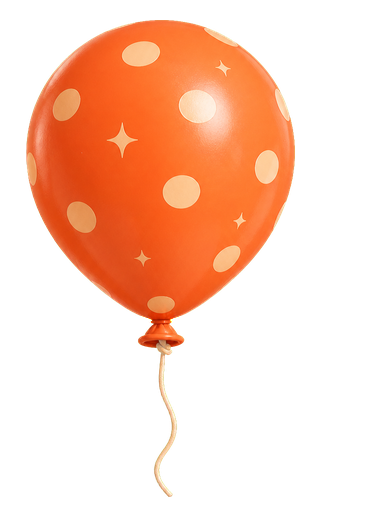
#> input picture assets/images/balloon-canonical.png, 384 x 512 px
$ python generate_balloon_frames.py
#> lines starting #> are read from the running program, lines starting #| are printed output that depends on the picture; after the words box and inside, x2 and y2 are one past the last pixel; in counts of white or black regions, pixels touching at a corner belong together; pictures that were not available may be replaced by others from this repository, and a replacement may not be noted
"""Generate registered balloon inflation frames from one canonical image."""

from pathlib import Path

import numpy as np
from PIL import Image


ROOT = Path(__file__).resolve().parents[1]
SOURCE = ROOT / "assets/images/balloon-canonical.png"
DEFLATED_SOURCE = ROOT / "assets/images/balloon-inflation-sprite.png"
OUTPUT_DIR = ROOT / "assets/images"

CANVAS_WIDTH = 384
CANVAS_HEIGHT = 512
CENTER_X = 160.0
BODY_TOP = 20.0
KNOT_Y = 323.0
STATIC_START_Y = 316
DEFLATED_OFFSET_X = -60

# Breath one is intentionally restrained. Later steps add progressively more air.
AIR_LEVELS = (0.0, 0.08, 0.17, 0.28, 0.41, 0.55, 0.70, 0.85, 1.0)
CANONICAL_BLEND = (0.0, 0.0, 0.12, 0.32, 0.58, 0.82, 1.0, 1.0, 1.0)


def bilinear_sample(source: np.ndarray, x_map: np.ndarray, y_map: np.ndarray) -> np.ndarray:
    height, width = source.shape[:2]
    valid = (x_map >= 0) & (x_map <= width - 1) & (y_map >= 0) & (y_map <= height - 1)

    x0 = np.floor(np.clip(x_map, 0, width - 1)).astype(np.int32)
    y0 = np.floor(np.clip(y_map, 0, height - 1)).astype(np.int32)
    x1 = np.minimum(x0 + 1, width - 1)
    y1 = np.minimum(y0 + 1, height - 1)

    dx = (x_map - x0)[..., None]
    dy = (y_map - y0)[..., None]
    top = source[y0, x0] * (1.0 - dx) + source[y0, x1] * dx
    bottom = source[y1, x0] * (1.0 - dx) + source[y1, x1] * dx
    sampled = top * (1.0 - dy) + bottom * dy
    sampled[~valid] = 0
    return sampled


def row_spans(alpha: np.ndarray) -> tuple[np.ndarray, np.ndarray]:
    left = np.full(alpha.shape[0], np.nan, dtype=np.float32)
    right = np.full(alpha.shape[0], np.nan, dtype=np.float32)
    for y in range(alpha.shape[0]):
        columns = np.flatnonzero(alpha[y] > 20)
        if columns.size:
            left[y] = columns[0]
            right[y] = columns[-1]
    return left, right


def warp_deflated_body(deflated: np.ndarray, target: np.ndarray) -> np.ndarray:
    source_alpha = deflated[..., 3].copy()
    target_alpha = target[..., 3].copy()
    source_alpha[STATIC_START_Y:] = 0
    target_alpha[STATIC_START_Y:] = 0

    source_left, source_right = row_spans(source_alpha)
    target_left, target_right = row_spans(target_alpha)
    source_rows = np.flatnonzero(~np.isnan(source_left))
    target_rows = np.flatnonzero(~np.isnan(target_left))
    if not source_rows.size or not target_rows.size:
        raise ValueError("Balloon body is missing from a source frame")

    source_top, source_bottom = int(source_rows[0]), int(source_rows[-1])
    target_top, target_bottom = int(target_rows[0]), int(target_rows[-1])
    x_map = np.full((CANVAS_HEIGHT, CANVAS_WIDTH), -1.0, dtype=np.float32)
    y_map = np.full((CANVAS_HEIGHT, CANVAS_WIDTH), -1.0, dtype=np.float32)

    for target_y in range(target_top, target_bottom + 1):
        vertical = (target_y - target_top) / max(target_bottom - target_top, 1)
        source_y = source_top + vertical * (source_bottom - source_top)
        source_row = int(round(source_y))
        if np.isnan(source_left[source_row]) or np.isnan(target_left[target_y]):
            continue

        target_width = max(target_right[target_y] - target_left[target_y], 1.0)
        source_width = source_right[source_row] - source_left[source_row]
        x_map[target_y] = source_left[source_row] + (
            (np.arange(CANVAS_WIDTH, dtype=np.float32) - target_left[target_y]) / target_width
        ) * source_width
        y_map[target_y] = source_y

    warped = bilinear_sample(deflated, x_map, y_map)
    warped[..., 3] = target_alpha
    warped[target_alpha == 0] = 0
    return warped


def use_deflated_static(body: np.ndarray, deflated: np.ndarray) -> np.ndarray:
    frame = body.copy()
    frame[STATIC_START_Y:] = deflated[STATIC_START_Y:]
    return frame


def surface_blend(deflated: np.ndarray, canonical: np.ndarray, amount: float) -> np.ndarray:
    frame = deflated * (1.0 - amount) + canonical * amount
    frame[..., 3] = canonical[..., 3]
    return frame


def generate_frame(source: np.ndarray, air_level: float) -> np.ndarray:
    if air_level == 1.0:
        return source.astype(np.uint8).copy()

    progress = air_level ** 0.85
    height_scale = 0.86 + 0.14 * progress
    base_width_scale = 0.56 + 0.44 * progress

    y_grid, x_grid = np.mgrid[0:CANVAS_HEIGHT, 0:CANVAS_WIDTH].astype(np.float32)
    source_y = KNOT_Y - (KNOT_Y - y_grid) / height_scale
    vertical = np.clip((KNOT_Y - source_y) / (KNOT_Y - BODY_TOP), 0.0, 1.0)

    # Fixed-phase compression creates folds that relax as air enters. The centerline
    # and knot never move, so every frame remains registered to the same balloon.
    fold_amount = (1.0 - progress) * 0.105
    row_scale = base_width_scale * (
        1.0
        + fold_amount * np.sin(vertical * np.pi * 3.2 + 0.35)
        + fold_amount * 0.45 * np.sin(vertical * np.pi * 7.0 + 1.1)
    )
    source_x = CENTER_X + (x_grid - CENTER_X) / row_scale

    frame = bilinear_sample(source, source_x, source_y)
    body_region = (y_grid < KNOT_Y) & (source_y >= BODY_TOP)
    frame[~body_region] = 0

    # The nozzle, knot, and string are copied from the canonical image unchanged.
    # A short overlap hides the body/nozzle seam without shifting the anchor.
    static = source.copy()
    static[:STATIC_START_Y] = 0
    static_alpha = static[..., 3:4] / 255.0
    frame = static + frame * (1.0 - static_alpha)
    return np.clip(frame, 0, 255).astype(np.uint8)


def main() -> None:
    source_image = Image.open(SOURCE).convert("RGBA")
#> source_image is the input picture: PIL image 384x512 RGBA; mean R, G, B, A 79.5, 38.9, 19.4, 80.9
    if source_image.size != (CANVAS_WIDTH, CANVAS_HEIGHT):
        raise ValueError(f"Expected {CANVAS_WIDTH}x{CANVAS_HEIGHT}, got {source_image.size}")

    deflated_sheet = Image.open(DEFLATED_SOURCE).convert("RGBA")
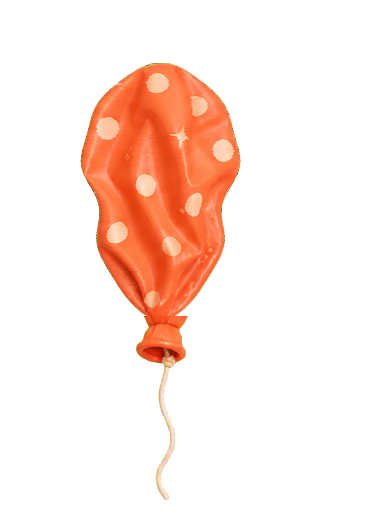
#> input picture assets/images/balloon-stage-1.png, 384 x 512 px, given in place of balloon-inflation-sprite.png, which was not available
#> deflated_sheet is the input picture: PIL image 384x512 RGBA; mean R, G, B, A 40.2, 19.7, 11.7, 41.5
    deflated = deflated_sheet.crop((0, 0, CANVAS_WIDTH, CANVAS_HEIGHT))
    registered_deflated = Image.new("RGBA", (CANVAS_WIDTH, CANVAS_HEIGHT))
#> registered_deflated: PIL image 384x512 RGBA; every value is 0
    registered_deflated.alpha_composite(deflated, dest=(DEFLATED_OFFSET_X, 0))
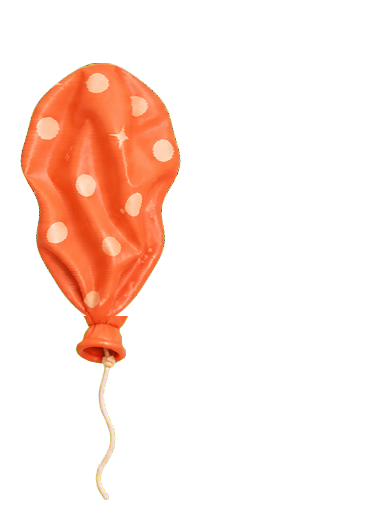
#> registered_deflated: PIL image 384x512 RGBA; mean R, G, B, A 40.2, 19.7, 11.7, 41.5; transparent parts drawn white

    source = np.asarray(source_image, dtype=np.float32)
    deflated_source = np.asarray(registered_deflated, dtype=np.float32)
    for index, (air_level, blend) in enumerate(zip(AIR_LEVELS, CANONICAL_BLEND), start=1):
        output = OUTPUT_DIR / f"balloon-stage-{index}.png"
        canonical = generate_frame(source, air_level)
        deflated_body = warp_deflated_body(deflated_source, canonical)
        frame = surface_blend(deflated_body, canonical, blend)
        frame = use_deflated_static(frame, deflated_source)
        Image.fromarray(np.clip(frame, 0, 255).astype(np.uint8), "RGBA").save(output)
#> this loop made 9 passes
#> target_top in warp_deflated_body on passes 1 to 9: 63, 58, 54, 49, 43, 37, 32, 26, 20
#> pass 1, in bilinear_sample, `valid = (x_map >= 0) & (x_map <= width - 1) & (y_map >= 0) & (y_map <=..`:
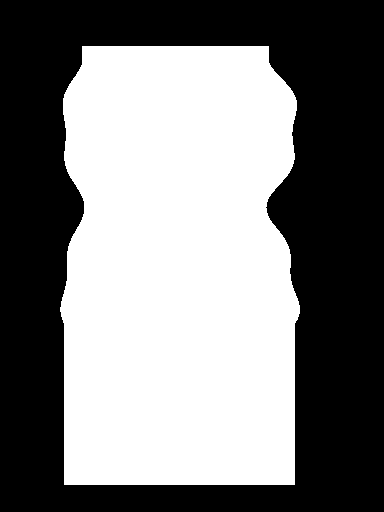
#> valid: shape (512, 384) bool; 49.5% white; 1 white region, box (x1, y1, x2, y2) and area: (60, 46, 300, 485) 97351
#> pass 1, in bilinear_sample, `x0 = np.floor(np.clip(x_map, 0, width - 1)).astype(np.int32)`:
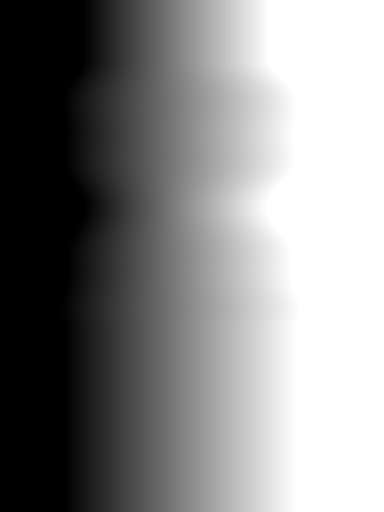
#> x0: shape (512, 384) int32; min 0, max 383, mean 204.7; drawn with min black and max white
#> pass 1, in bilinear_sample, `y0 = np.floor(np.clip(y_map, 0, height - 1)).astype(np.int32)`:
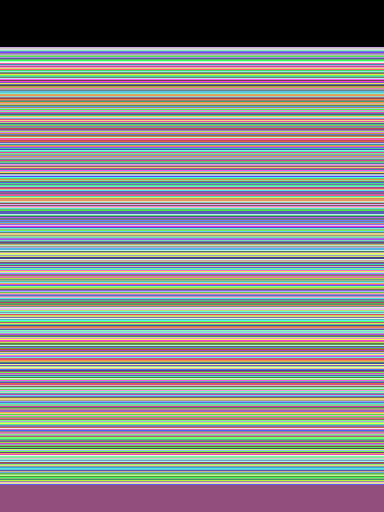
#> y0: shape (512, 384) int32; 440 distinct labels, from 0 to 511; one colour per label, 0 black
#> after the loop:
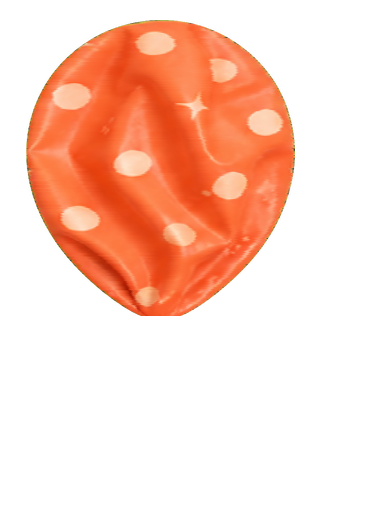
#> deflated_body: shape (512, 384, 4) float64; mean R, G, B, A 76.1, 36.6, 21.6, 78.6; transparent parts drawn white
#> after the loop:
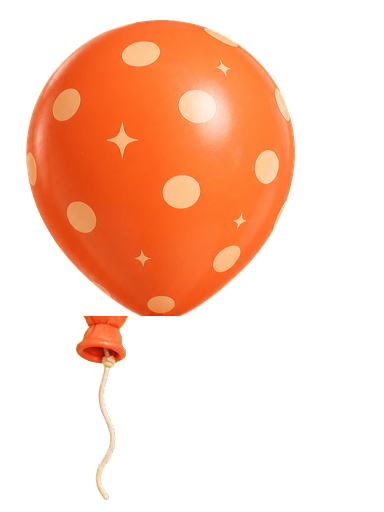
#> frame: shape (512, 384, 4) float64; mean R, G, B, A 79.8, 38.8, 19.4, 82; transparent parts drawn white


if __name__ == "__main__":
    main()
